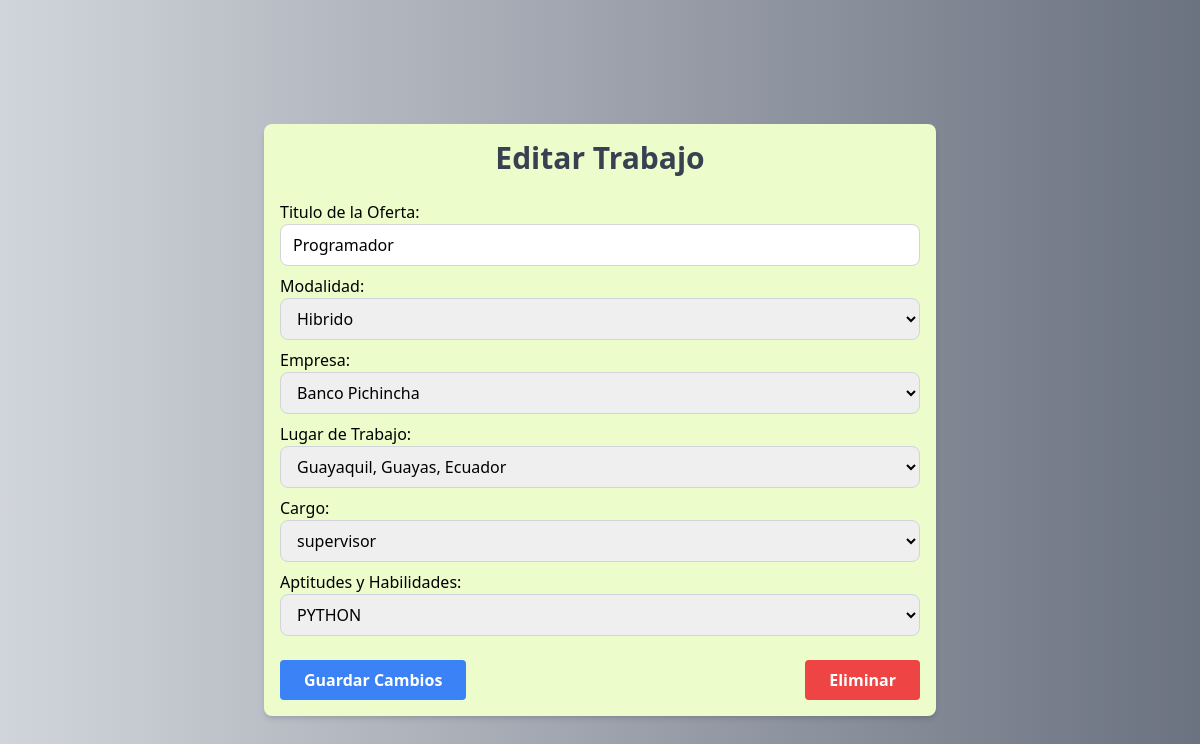
Page /job/24/edit/ on the committed database.
### job/models.py (models this page shows, shortened)
class Job(models.Model):
    title = models.CharField(max_length=30)
    mode = models.ForeignKey(Mode, on_delete=models.CASCADE)
    company = models.ForeignKey(Company, on_delete=models.CASCADE, null=True, blank=True)
    address = models.ForeignKey(City, on_delete=models.CASCADE, null=True, blank=True)
    position = models.ForeignKey(Position, on_delete=models.CASCADE, null=True, blank=True)
    skills = models.ForeignKey(Skills, on_delete=models.CASCADE)
    description = models.TextField(max_length=1500, null=True, blank=True)

### job/views.py (the view)
# urls.py: path('job/<int:pk>/edit/', EditJobView.as_view(), name='edit_job'),
class EditJobView(UpdateView):
    model = Job
    form_class = JobForm
    template_name = 'job/job_edit.html'
    success_url = reverse_lazy('job')

### core/models.py (called while the page is built)
    def __str__(self):
        return f"{self.description}"

    def __str__(self):
        return f"{self.description}"

    def __str__(self):
        return f"{self.description}, {self.province.description}, {self.province.country.description}"

### job/models.py (called while the page is built)
    def __str__(self):
        return f"{self.description}"

    def __str__(self):
        return f"{self.description}"

### theme/templates/job/job_edit.html (shortened to what this page needs)
{% extends 'base.html' %}
{% load static %}
{% block content %}
<div class="min-h-screen bg-gradient-to-r from-gray-300 to-gray-500 flex items-center justify-center">
    <div class="container mx-auto p-4 max-w-2xl bg-lime-100 shadow-md rounded-lg mt-10">
        <h1 class="text-3xl font-bold mb-6 text-center text-gray-700">Editar Trabajo</h1>
        <form method="post" class="space-y-6">
            <div class="space-y-2">
                {{ form.as_p }}
            </div>
            <div class="flex justify-between items-center">
                <button type="submit" class="bg-blue-500 hover:bg-blue-600 text-white font-bold py-2 px-6 rounded transition-all">
                    Guardar Cambios
                </button>
                <button type="button" onclick="toggleModal('deleteModal')" class="bg-red-500 hover:bg-red-600 text-white font-bold py-2 px-6 rounded transition-all">
                    Eliminar
                </button>
            </div>
        </form>
</div>
{% endblock %}

### rows in the picture
Job: title "Programador", mode "Hibrido", company "Banco Pichincha", address "Guayaquil, Guayas, Ecuador", position "supervisor", skills "PYTHON"
